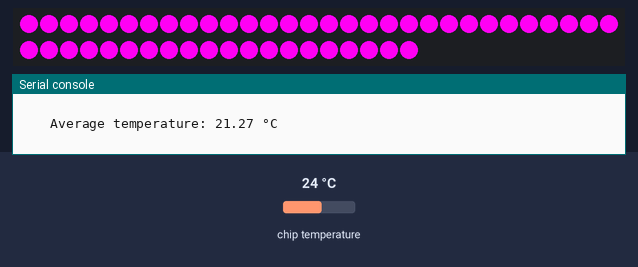
Simulated run of this program. Board: Raspberry Pi Pico running MicroPython. Parts: 50 RGB LEDs in strip order, left to right, continuing on the next row, the last lines printed to the serial console. Inputs (shaded band) come from the test bench; at power-on: chip temperature 24 °C.

Above: at 1.2 s.
1.3 s: chip temperature set to 44 °C
At 2.26 s:
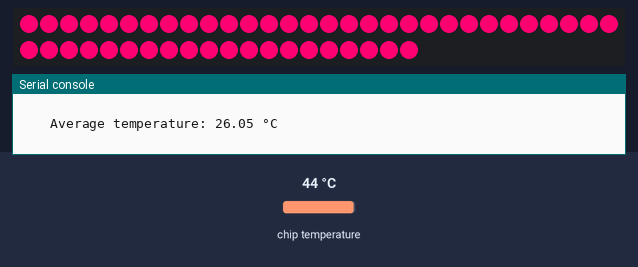
4.3 s: chip temperature set to 1 °C
At 4.78 s:
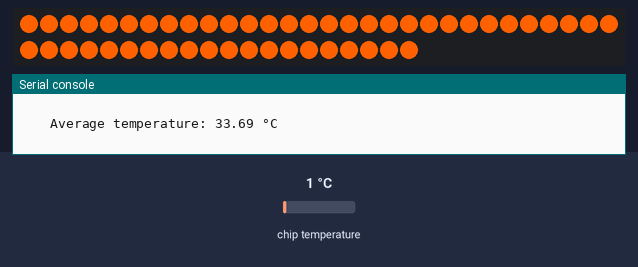
6.0 s: chip temperature set to 22 °C
At 9.29 s:
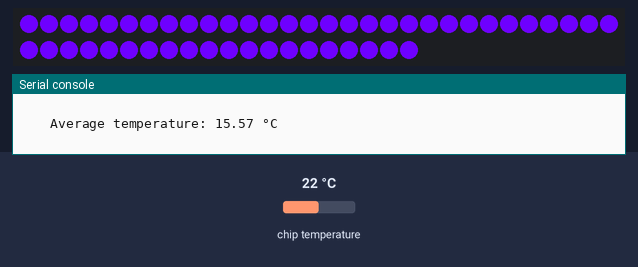
Timing chart, 0 to 10.8 s (numbered marks = the images above; inputs shaded):
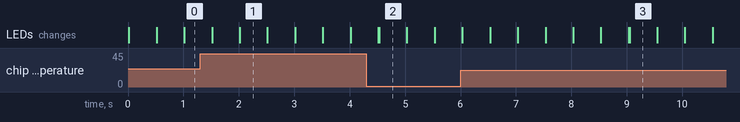

Measured:
- after the input at 4.3 s, the LEDs: first change after 0.22 s (image 2 shows a later state)
- what the display in image 1 shows lasts 0.5 s, from 2.0 s to 2.5 s

The program:

thermometer_pico.py
```python
import time

import machine

import plasma

"""
Reads the internal temperature sensor on the Pico W...
... and changes the LED strip an appropriate colour.
"""

# Set how many LEDs you have
NUM_LEDS = 50

BRIGHTNESS = 1.0

# The range of readings that we want to map to colours
MIN = 10
MAX = 30

# pick what bits of the colour wheel to use (from 0-360°)
# https://www.cssscript.com/demo/hsv-hsl-color-wheel-picker-reinvented/
HUE_START = 230  # blue
HUE_END = 359  # red

# WS2812 / NeoPixel™ LEDs
led_strip = plasma.WS2812(NUM_LEDS, color_order=plasma.COLOR_ORDER_RGB)

# Start updating the LED strip
led_strip.start()

sensor_temp = machine.ADC(4)
conversion_factor = 3.3 / (65535)  # used for calculating a temperature from the raw sensor reading

# The Pico's temperature sensor is not super accurate and readings jump around
# lets do some averaging to avoid annoying flashing
n = 0
temperature = 20  # a dummy value to fill the array
temperature_array = [temperature] * 10  # average over 10 readings (5 secs)

while True:
    # read the sensor
    # the following two lines do some maths to convert the number from the temp sensor into celsius
    reading = sensor_temp.read_u16() * conversion_factor
    temperature = 27 - (reading - 0.706) / 0.001721

    # add the most recent reading to the array
    if n >= len(temperature_array):
        n = 0
    temperature_array[n] = temperature
    n += 1

    temperature_average = sum(temperature_array) / len(temperature_array)
    print(f"""
    Average temperature: {temperature_average:.2f} °C
    """)

    # calculates a colour
    hue = HUE_START + ((temperature_average - MIN) * (HUE_END - HUE_START) / (MAX - MIN))

    # set the leds
    for i in range(NUM_LEDS):
        led_strip.set_hsv(i, hue / 360, 1.0, BRIGHTNESS)

    time.sleep(0.5)
```
